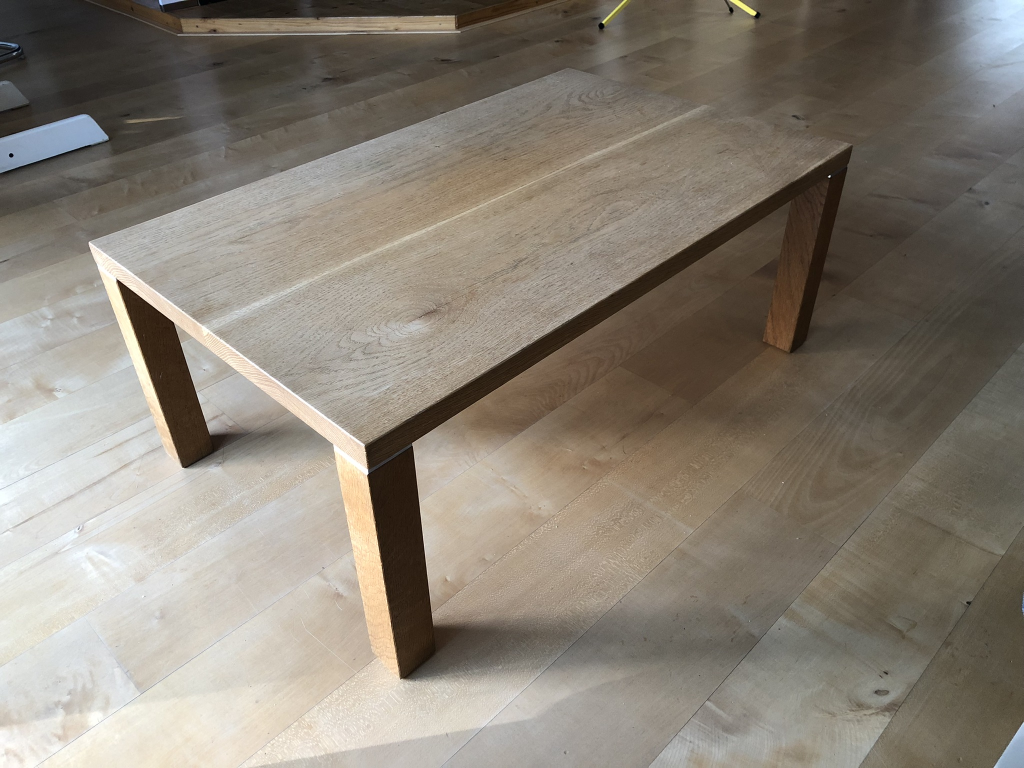
#> input picture images/IMG_3232.JPEG, 2048 x 1536 px, given in place of logo.png, which was not available (shown at 1/2 size)
$ python BC_tutorial_01_empty.py
#> lines starting #> are read from the running program, lines starting #| are printed output that depends on the picture; pictures that were not available may be replaced by others from this repository, and a replacement may not be noted
from multiprocessing.connection import wait
import cv2
from cv2 import imshow
from numpy import imag

print(cv2.__version__)

image = cv2.imread('images/logo.png', cv2.IMREAD_UNCHANGED)
#> image is the input picture: shape (1536, 2048, 3); mean B, G, R 117.7, 128.9, 136.6
imshow("image", image)

image_resized = cv2.resize(image, (100, 200), interpolation = cv2.INTER_AREA)
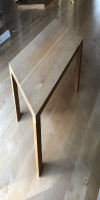
#> image_resized: shape (200, 100, 3); mean B, G, R 117.7, 128.9, 136.6
imshow("image_resized", image_resized)

image_rotated = cv2.rotate(image, cv2.ROTATE_90_CLOCKWISE)
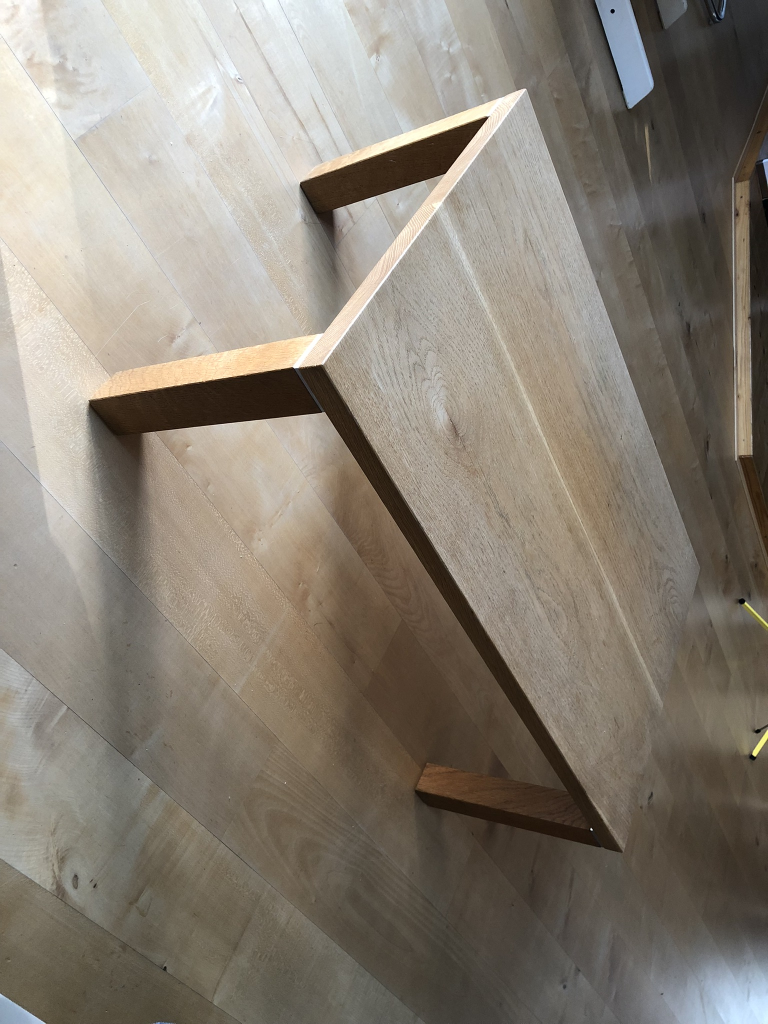
#> image_rotated: shape (2048, 1536, 3) (shown at 1/2 size); mean B, G, R 117.7, 128.9, 136.6
imshow("image_rotated", image_rotated)

path = "images/testimage.png"
cv2.imwrite(path, image_rotated)

cv2.waitKey(0)
cv2.destroyAllWindows()

$ run again, on images/IMG_3233.JPEG
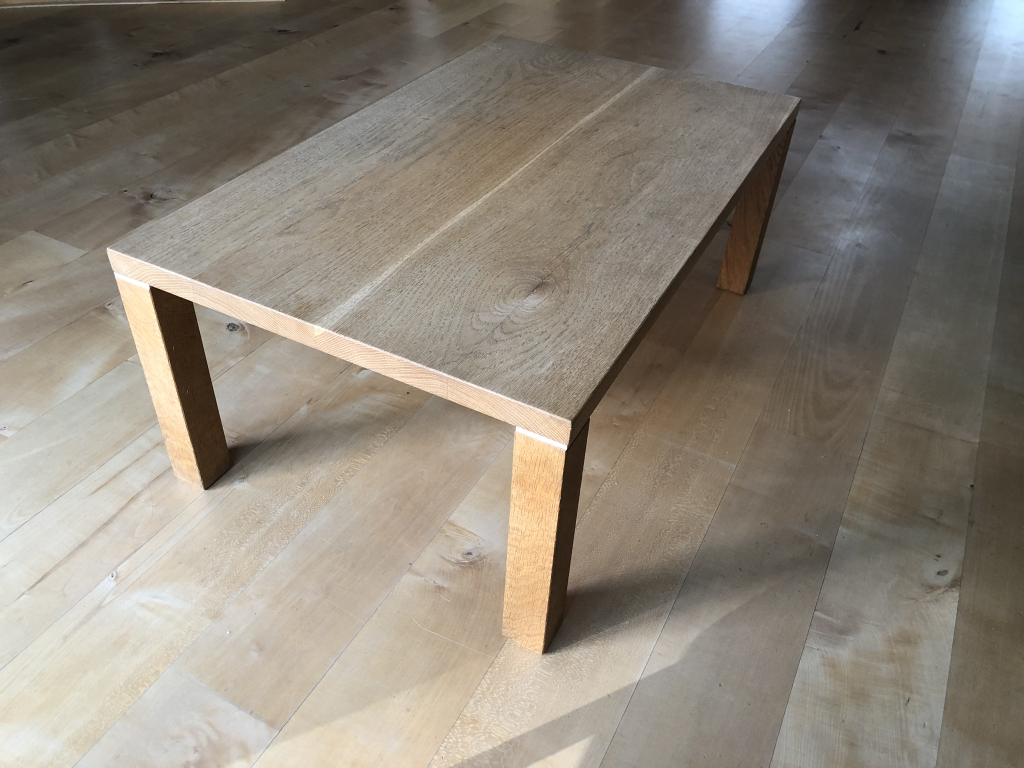
#> input picture images/IMG_3233.JPEG, 2048 x 1536 px, given in place of logo.png, which was not available (shown at 1/2 size)
#> image is the input picture: shape (1536, 2048, 3); mean B, G, R 120.9, 132.3, 140.1
#> `image_resized = cv2.resize(image, (100, 200), interpolation = cv2.INTE..`:
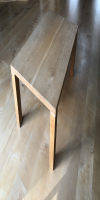
#> image_resized: shape (200, 100, 3); mean B, G, R 120.9, 132.3, 140.1
#> `image_rotated = cv2.rotate(image, cv2.ROTATE_90_CLOCKWISE)`:
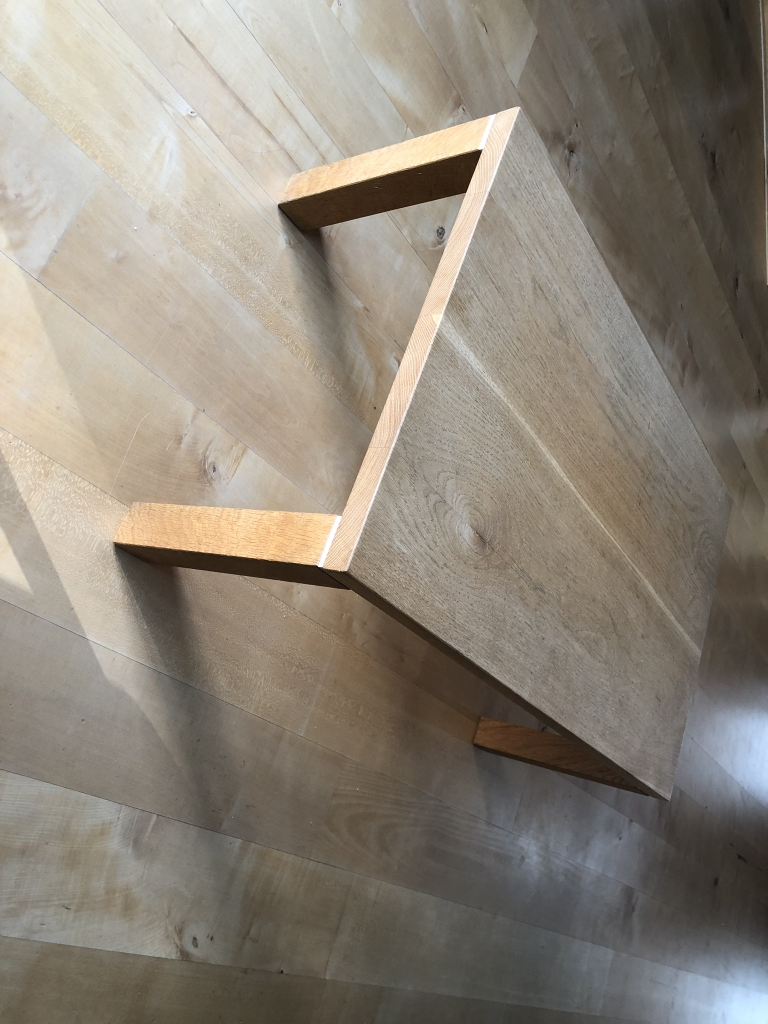
#> image_rotated: shape (2048, 1536, 3) (shown at 1/2 size); mean B, G, R 120.9, 132.3, 140.1

$ run again, on images/IMG_3235.JPEG
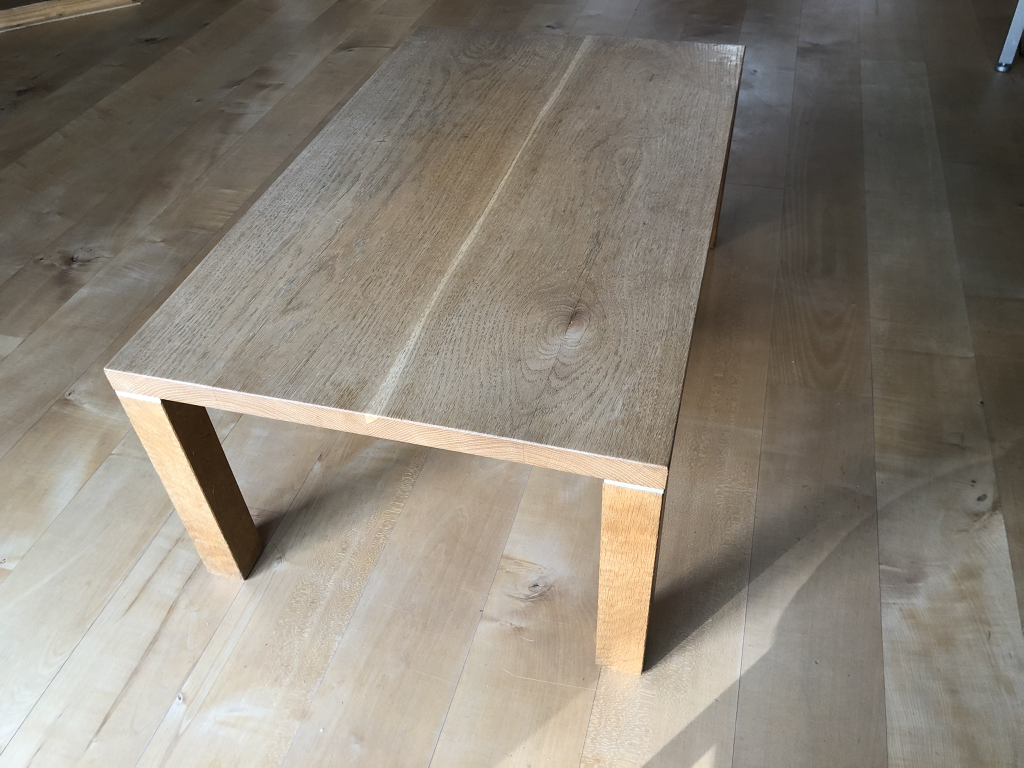
#> input picture images/IMG_3235.JPEG, 2048 x 1536 px, given in place of logo.png, which was not available (shown at 1/2 size)
#> image is the input picture: shape (1536, 2048, 3); mean B, G, R 118.7, 129.9, 137.1
#> `image_resized = cv2.resize(image, (100, 200), interpolation = cv2.INTE..`:
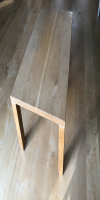
#> image_resized: shape (200, 100, 3); mean B, G, R 118.7, 129.9, 137.1
#> `image_rotated = cv2.rotate(image, cv2.ROTATE_90_CLOCKWISE)`:
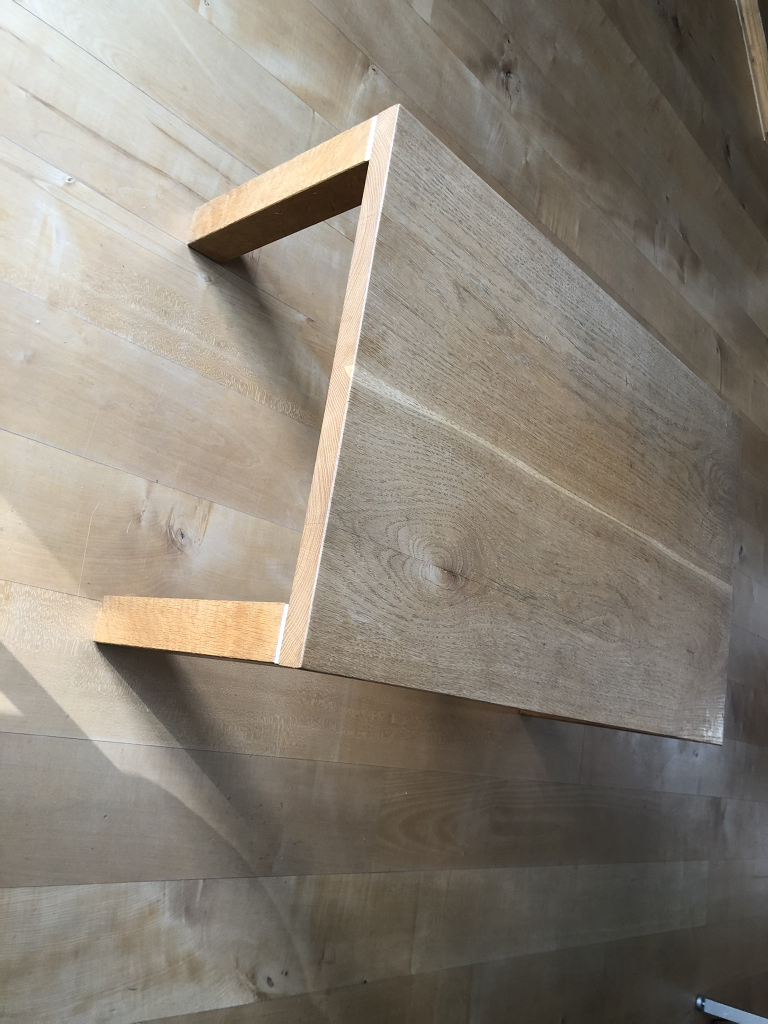
#> image_rotated: shape (2048, 1536, 3) (shown at 1/2 size); mean B, G, R 118.7, 129.9, 137.1
